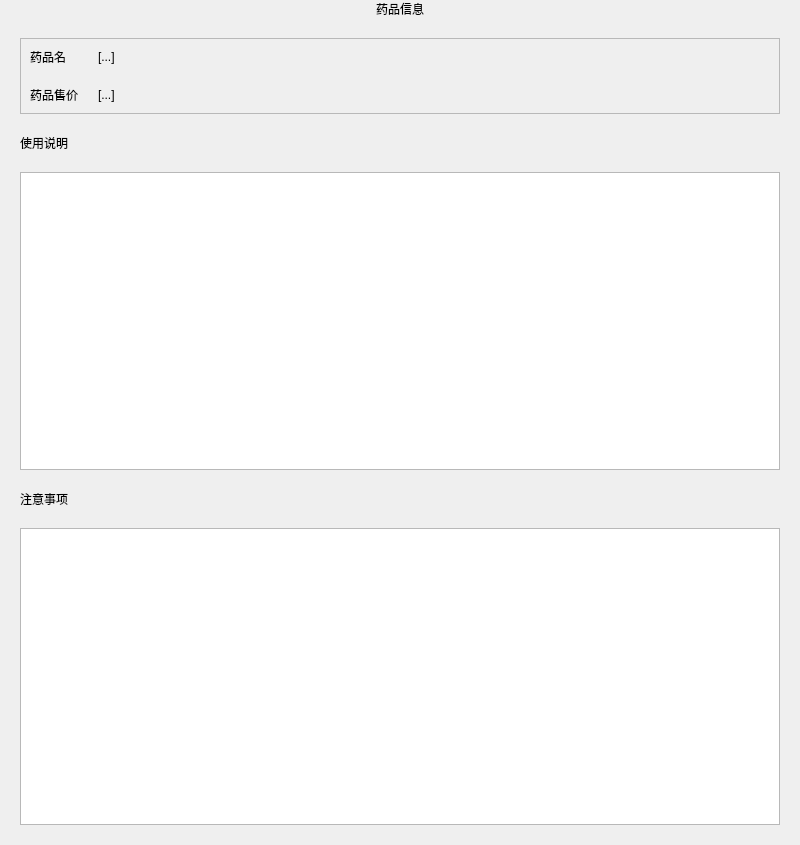
<?xml version="1.0" encoding="UTF-8"?>
<ui version="4.0">
 <class>DrugInfo</class>
 <widget class="QWidget" name="DrugInfo">
  <property name="geometry">
   <rect>
    <x>0</x>
    <y>0</y>
    <width>800</width>
    <height>845</height>
   </rect>
  </property>
  <property name="windowTitle">
   <string>药品信息</string>
  </property>
  <layout class="QVBoxLayout" name="verticalLayout_2">
   <property name="spacing">
    <number>20</number>
   </property>
   <property name="leftMargin">
    <number>20</number>
   </property>
   <property name="topMargin">
    <number>0</number>
   </property>
   <property name="rightMargin">
    <number>20</number>
   </property>
   <property name="bottomMargin">
    <number>20</number>
   </property>
   <item>
    <widget class="QLabel" name="HeaderLabel">
     <property name="text">
      <string>药品信息</string>
     </property>
     <property name="alignment">
      <set>Qt::AlignCenter</set>
     </property>
    </widget>
   </item>
   <item>
    <widget class="QFrame" name="CardFrame">
     <property name="frameShape">
      <enum>QFrame::StyledPanel</enum>
     </property>
     <property name="frameShadow">
      <enum>QFrame::Raised</enum>
     </property>
     <layout class="QHBoxLayout" name="horizontalLayout">
      <item>
       <layout class="QFormLayout" name="formLayout">
        <property name="formAlignment">
         <set>Qt::AlignLeading|Qt::AlignLeft|Qt::AlignVCenter</set>
        </property>
        <property name="horizontalSpacing">
         <number>20</number>
        </property>
        <property name="verticalSpacing">
         <number>20</number>
        </property>
        <item row="0" column="0">
         <widget class="QLabel" name="label">
          <property name="text">
           <string>药品名</string>
          </property>
         </widget>
        </item>
        <item row="0" column="1">
         <widget class="QLabel" name="label_5">
          <property name="text">
           <string>[...]</string>
          </property>
         </widget>
        </item>
        <item row="1" column="0">
         <widget class="QLabel" name="label_2">
          <property name="text">
           <string>药品售价</string>
          </property>
         </widget>
        </item>
        <item row="1" column="1">
         <widget class="QLabel" name="label_6">
          <property name="text">
           <string>[...]</string>
          </property>
         </widget>
        </item>
       </layout>
      </item>
      <item>
       <widget class="QLabel" name="Photo">
        <property name="text">
         <string/>
        </property>
        <property name="pixmap">
         <pixmap resource="../res.qrc">:/img/picture/DefaultPhoto.jpg</pixmap>
        </property>
        <property name="scaledContents">
         <bool>true</bool>
        </property>
        <property name="alignment">
         <set>Qt::AlignCenter</set>
        </property>
       </widget>
      </item>
     </layout>
    </widget>
   </item>
   <item>
    <layout class="QVBoxLayout" name="verticalLayout">
     <item>
      <widget class="QLabel" name="label_3">
       <property name="text">
        <string>使用说明</string>
       </property>
      </widget>
     </item>
     <item>
      <widget class="QTextBrowser" name="textBrowser"/>
     </item>
     <item>
      <widget class="QLabel" name="label_4">
       <property name="text">
        <string>注意事项</string>
       </property>
      </widget>
     </item>
     <item>
      <widget class="QTextBrowser" name="textBrowser_2"/>
     </item>
    </layout>
   </item>
  </layout>
 </widget>
 <resources>
  <include location="../res.qrc"/>
 </resources>
 <connections/>
</ui>
